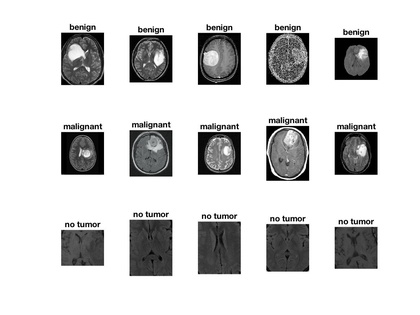
%> input picture inputImages.jpg, 420 x 315 px, shrunk from 1167 x 875 before the run
$ octave --eval "result = adaptcluster_kmeans(imread('inputImages.jpg'));"   (GNU Octave 9; MATLAB toolbox functions it lacks are replaced by stand-ins)
%> lines starting %> are read from the running program, lines starting %| are printed output that depends on the picture
function [lb,center] = adaptcluster_kmeans(im)

% This code is written to implement kmeans clustering for segmenting any
% Gray or Color image. There is no requirement to mention the number of cluster for
% clustering.
% IM - is input image to be clustered.
% LB - is labeled image (Clustered Image).
% CENTER - is array of cluster centers.
% Execution of this code is very fast.
% It generates consistent output for same image.

% Written by Ankit Dixit.
% January-2014.


if size(im,3)>1
   [lb,center] = ColorClustering(im); % Check Image is Gray or not.
else
    [lb,center] = GrayClustering(im);
end


% [51 lines left out: function GrayClustering, not called in this run]


function [lb,center] = ColorClustering(im)

im = double(im);
red = im(:,:,1); green = im(:,:,2); blue = im(:,:,3);

array = [red(:),green(:),blue(:)];
% distth = 25;
i = 0;j=0;
tic
while(true)

    seed(1) = mean(array(:,1));
    seed(2) = mean(array(:,2));
    seed(3) = mean(array(:,3));

    i = i+1;
    while(true)
        j = j+1;

        seedvec = repmat(seed,[size(array,1),1]);

        dist = sum((sqrt((array-seedvec).^2)),2);

         distth = 0.25*max(dist);
        qualified = dist<distth;

        newred = array(:,1);
        newgreen = array(:,2);
        newblue = array(:,3);

        newseed(1) = mean(newred(qualified));
        newseed(2) = mean(newgreen(qualified));
        newseed(3) = mean(newblue(qualified));

        if isnan(newseed)
            break;
        end

        if (seed == newseed) | j>10
            j=0;
            array(qualified,:) = [];
            center(i,:) = newseed;
            %             center(2,i) = nnz(qualified);
            break;
        end
        seed = newseed;
    end

    if isempty(array) || i>10
        i = 0;
        break;
    end

end
%> after the loop, array = 505 rows, first 12: [186 186 186; 190 190 190; 186 186 186; 186 186 186; 187 187 187; 178 178 178; 179 179 179; 179 179 179; 187 187 187; 189 189 189; 185 185 185; 178 178 178]; center = [254 254 254; 64.7 64.8 64.83; 118.1 118.5 118.6; 8.26 8.33 8.31; 168.2 168.4 168.5; 154.6 154.9 154.9; 181.4 181.5 181.6]; i = 0; j = 4; newseed = [NaN NaN NaN]; seed = [181.1 181.4 181.5]
toc
centers = sqrt(sum((center.^2),2));
%> centers = [439.9; 112.2; 205.1; 14.37; 291.6; 268.2; 314.4]
[centers,idx]= sort(centers);
%> centers = [14.37; 112.2; 205.1; 268.2; 291.6; 314.4; 439.9]; idx = [4; 2; 3; 6; 5; 7; 1]


while(true)
newcenter = diff(centers);
intercluster =25; %(max(gray(:)/10));
a = (newcenter<=intercluster);
% center(a,:)=[];
% centers = sqrt(sum((center.^2),2));
centers(a,:) = [];
idx(a,:)=[];
% center(a,:)=0;
if nnz(a)==0
    break;
end

end
%> this loop made 2 passes
%> (newcenter, a) on passes 1 to 2: ([97.82; 92.87; 63.1; 23.45; 22.75; 125.5], [false; false; false; true; true; false]), ([97.82; 92.87; 109.3; 125.5], [false; false; false; false])
%> after the loop, centers = [14.37; 112.2; 205.1; 314.4; 439.9]; idx = [4; 2; 3; 7; 1]
center1 = center;
%> center1 has the same summary as center
center =center1(idx,:);
%> center = [8.26 8.33 8.31; 64.7 64.8 64.83; 118.1 118.5 118.6; 181.4 181.5 181.6; 254 254 254]
% [~,idxsort] = sort(centers) ;
vecred = repmat(red(:),[1,size(center,1)]);
vecgreen = repmat(green(:),[1,size(center,1)]);
vecblue = repmat(blue(:),[1,size(center,1)]);

distred = (vecred - repmat(center(:,1)',[numel(red),1])).^2;
distgreen = (vecgreen - repmat(center(:,2)',[numel(red),1])).^2;
distblue = (vecblue - repmat(center(:,3)',[numel(red),1])).^2;

distance = sqrt(distred+distgreen+distblue);
[~,label_vector] = min(distance,[],2);
lb = reshape(label_vector,size(red));
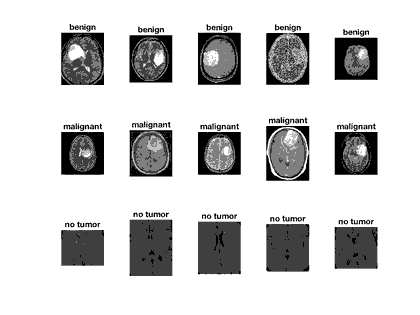
%> lb: size 315x420 double; min 1, max 5, mean 4.29; drawn with min black and max white
%
